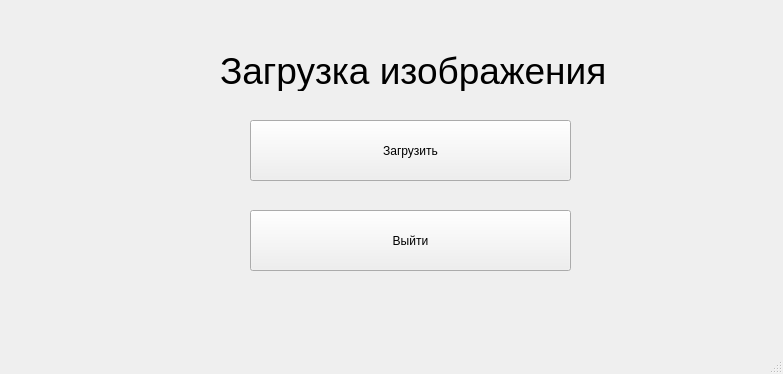
<?xml version="1.0" encoding="UTF-8"?>
<ui version="4.0">
 <class>MainWindow</class>
 <widget class="QMainWindow" name="MainWindow">
  <property name="geometry">
   <rect>
    <x>0</x>
    <y>0</y>
    <width>783</width>
    <height>374</height>
   </rect>
  </property>
  <property name="windowTitle">
   <string>MyApp</string>
  </property>
  <widget class="QWidget" name="centralwidget">
   <widget class="QPushButton" name="button_load">
    <property name="geometry">
     <rect>
      <x>250</x>
      <y>120</y>
      <width>321</width>
      <height>61</height>
     </rect>
    </property>
    <property name="text">
     <string>Загрузить</string>
    </property>
   </widget>
   <widget class="QPushButton" name="button_exit">
    <property name="geometry">
     <rect>
      <x>250</x>
      <y>210</y>
      <width>321</width>
      <height>61</height>
     </rect>
    </property>
    <property name="text">
     <string>Выйти</string>
    </property>
   </widget>
   <widget class="QLabel" name="label">
    <property name="geometry">
     <rect>
      <x>220</x>
      <y>50</y>
      <width>391</width>
      <height>41</height>
     </rect>
    </property>
    <property name="font">
     <font>
      <pointsize>28</pointsize>
      <weight>50</weight>
      <bold>false</bold>
     </font>
    </property>
    <property name="text">
     <string>Загрузка изображения</string>
    </property>
   </widget>
  </widget>
  <widget class="QMenuBar" name="menubar">
   <property name="geometry">
    <rect>
     <x>0</x>
     <y>0</y>
     <width>783</width>
     <height>21</height>
    </rect>
   </property>
  </widget>
  <widget class="QStatusBar" name="statusbar"/>
 </widget>
 <resources/>
 <connections/>
</ui>
